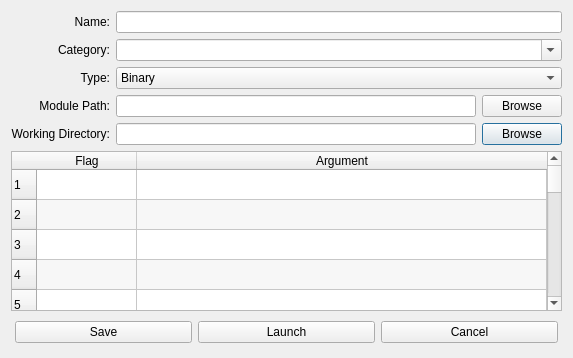
<?xml version="1.0" encoding="UTF-8"?>
<ui version="4.0">
 <class>UIRStatsLaunchConfigDialog</class>
 <widget class="QDialog" name="UIRStatsLaunchConfigDialog">
  <property name="geometry">
   <rect>
    <x>0</x>
    <y>0</y>
    <width>573</width>
    <height>358</height>
   </rect>
  </property>
  <property name="windowTitle">
   <string>UIRStatsLaunchConfigDialog</string>
  </property>
  <layout class="QVBoxLayout" name="verticalLayout">
   <item>
    <layout class="QGridLayout" name="gridLayout">
     <item row="3" column="0">
      <widget class="QLabel" name="label_3">
       <property name="text">
        <string>Module Path:</string>
       </property>
       <property name="alignment">
        <set>Qt::AlignRight|Qt::AlignTrailing|Qt::AlignVCenter</set>
       </property>
      </widget>
     </item>
     <item row="2" column="1">
      <widget class="QComboBox" name="m_cmbTypes">
       <item>
        <property name="text">
         <string>Binary</string>
        </property>
       </item>
       <item>
        <property name="text">
         <string>Python Script</string>
        </property>
       </item>
       <item>
        <property name="text">
         <string>R Script</string>
        </property>
       </item>
      </widget>
     </item>
     <item row="4" column="1">
      <layout class="QHBoxLayout" name="horizontalLayout_2">
       <item>
        <widget class="QLineEdit" name="m_txtWorkingDir"/>
       </item>
       <item>
        <widget class="QPushButton" name="m_btnBrowseWorkingDir">
         <property name="text">
          <string>Browse</string>
         </property>
        </widget>
       </item>
      </layout>
     </item>
     <item row="2" column="0">
      <widget class="QLabel" name="label_2">
       <property name="text">
        <string>Type:</string>
       </property>
       <property name="alignment">
        <set>Qt::AlignRight|Qt::AlignTrailing|Qt::AlignVCenter</set>
       </property>
      </widget>
     </item>
     <item row="0" column="1">
      <widget class="QLineEdit" name="m_txtName"/>
     </item>
     <item row="4" column="0">
      <widget class="QLabel" name="label_4">
       <property name="text">
        <string>Working Directory:</string>
       </property>
       <property name="alignment">
        <set>Qt::AlignRight|Qt::AlignTrailing|Qt::AlignVCenter</set>
       </property>
      </widget>
     </item>
     <item row="3" column="1">
      <layout class="QHBoxLayout" name="horizontalLayout">
       <item>
        <widget class="QLineEdit" name="m_txtLocation"/>
       </item>
       <item>
        <widget class="QPushButton" name="m_btnBrowseLocation">
         <property name="text">
          <string>Browse</string>
         </property>
        </widget>
       </item>
      </layout>
     </item>
     <item row="0" column="0">
      <widget class="QLabel" name="label">
       <property name="text">
        <string>Name:</string>
       </property>
       <property name="alignment">
        <set>Qt::AlignRight|Qt::AlignTrailing|Qt::AlignVCenter</set>
       </property>
      </widget>
     </item>
     <item row="1" column="0">
      <widget class="QLabel" name="label_5">
       <property name="text">
        <string>Category:</string>
       </property>
       <property name="alignment">
        <set>Qt::AlignRight|Qt::AlignTrailing|Qt::AlignVCenter</set>
       </property>
      </widget>
     </item>
     <item row="1" column="1">
      <widget class="QComboBox" name="m_cmbCategory">
       <property name="editable">
        <bool>true</bool>
       </property>
      </widget>
     </item>
    </layout>
   </item>
   <item>
    <widget class="QTableWidget" name="m_tblArgs">
     <property name="alternatingRowColors">
      <bool>true</bool>
     </property>
     <property name="selectionBehavior">
      <enum>QAbstractItemView::SelectRows</enum>
     </property>
     <property name="rowCount">
      <number>100</number>
     </property>
     <attribute name="horizontalHeaderCascadingSectionResizes">
      <bool>false</bool>
     </attribute>
     <attribute name="horizontalHeaderStretchLastSection">
      <bool>true</bool>
     </attribute>
     <row/>
     <row/>
     <row/>
     <row/>
     <row/>
     <row/>
     <row/>
     <row/>
     <row/>
     <row/>
     <row/>
     <row/>
     <row/>
     <row/>
     <row/>
     <row/>
     <row/>
     <row/>
     <row/>
     <row/>
     <row/>
     <row/>
     <row/>
     <row/>
     <row/>
     <row/>
     <row/>
     <row/>
     <row/>
     <row/>
     <row/>
     <row/>
     <row/>
     <row/>
     <row/>
     <row/>
     <row/>
     <row/>
     <row/>
     <row/>
     <row/>
     <row/>
     <row/>
     <row/>
     <row/>
     <row/>
     <row/>
     <row/>
     <row/>
     <row/>
     <row/>
     <row/>
     <row/>
     <row/>
     <row/>
     <row/>
     <row/>
     <row/>
     <row/>
     <row/>
     <row/>
     <row/>
     <row/>
     <row/>
     <row/>
     <row/>
     <row/>
     <row/>
     <row/>
     <row/>
     <row/>
     <row/>
     <row/>
     <row/>
     <row/>
     <row/>
     <row/>
     <row/>
     <row/>
     <row/>
     <row/>
     <row/>
     <row/>
     <row/>
     <row/>
     <row/>
     <row/>
     <row/>
     <row/>
     <row/>
     <row/>
     <row/>
     <row/>
     <row/>
     <row/>
     <row/>
     <row/>
     <row/>
     <row/>
     <row/>
     <column>
      <property name="text">
       <string>Flag</string>
      </property>
     </column>
     <column>
      <property name="text">
       <string>Argument</string>
      </property>
     </column>
    </widget>
   </item>
   <item>
    <layout class="QHBoxLayout" name="horizontalLayout_3">
     <property name="leftMargin">
      <number>4</number>
     </property>
     <property name="topMargin">
      <number>4</number>
     </property>
     <property name="rightMargin">
      <number>4</number>
     </property>
     <property name="bottomMargin">
      <number>4</number>
     </property>
     <item>
      <widget class="QPushButton" name="m_btnSave">
       <property name="text">
        <string>Save</string>
       </property>
      </widget>
     </item>
     <item>
      <widget class="QPushButton" name="m_btnLaunch">
       <property name="text">
        <string>Launch</string>
       </property>
      </widget>
     </item>
     <item>
      <widget class="QPushButton" name="m_btnCancel">
       <property name="text">
        <string>Cancel</string>
       </property>
      </widget>
     </item>
    </layout>
   </item>
  </layout>
 </widget>
 <resources/>
 <connections/>
</ui>
